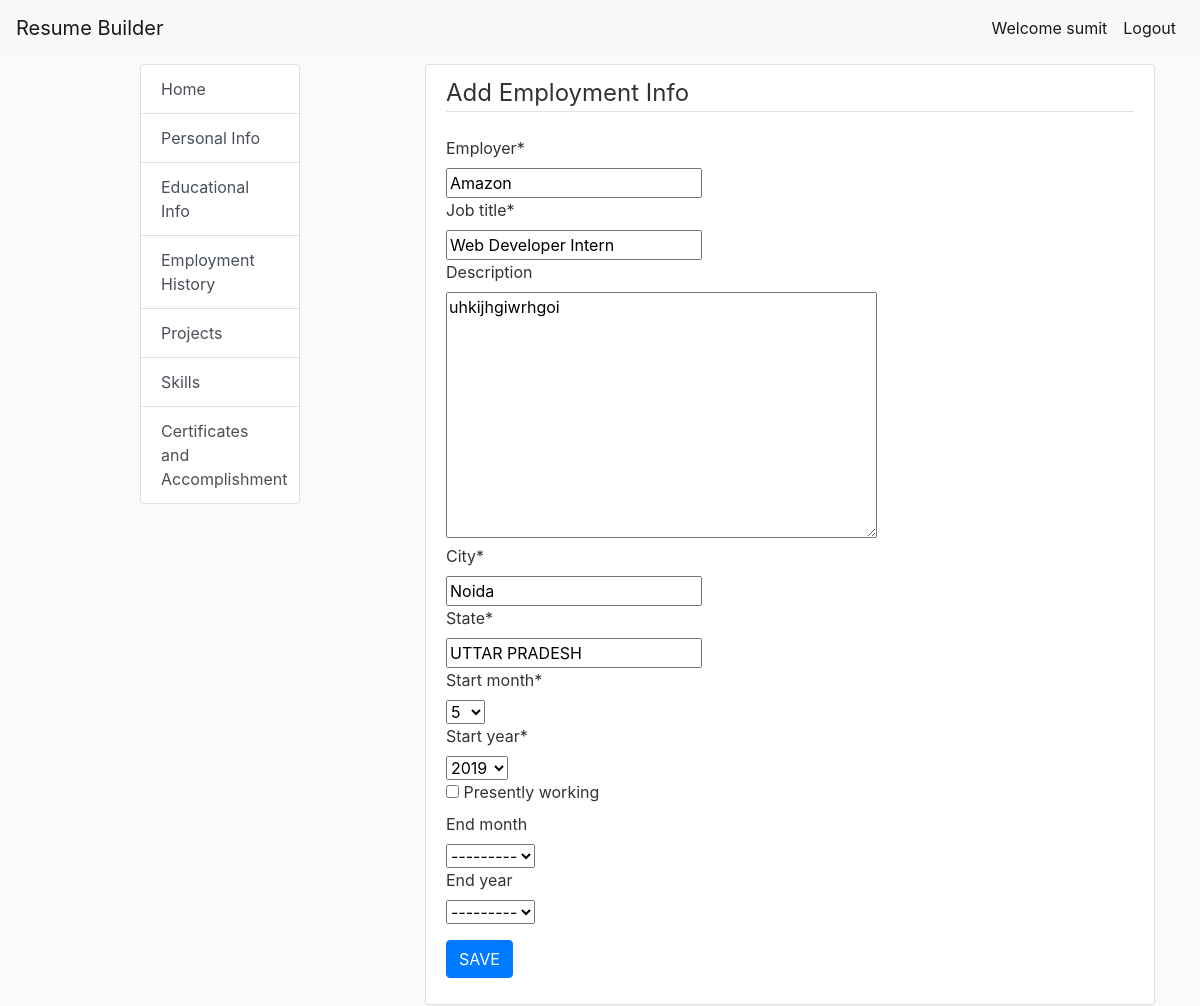
Page /update_employment_info/5 (signed in) on the committed database.
### resume_app/models.py (models this page shows)
class Employment(models.Model):
    user = models.ForeignKey('auth.User', on_delete=models.CASCADE, related_name='employments')
    employer = models.CharField(max_length=150)
    job_title = models.CharField(max_length=150)
    description = models.TextField(blank=True,null=True)
    city = models.CharField(max_length=50)
    state = models.CharField(max_length=50)
    start_month = models.CharField(max_length=6, choices=MONTHS_CHOICES, default='MAY')
    start_year = models.CharField(max_length=6, choices=YEAR_CHOICES, default='2019')
    presently_working = models.BooleanField()
    end_month = models.CharField(max_length=6, choices=MONTHS_CHOICES, blank=True,null=True)
    end_year = models.CharField(max_length=6, choices=YEAR_CHOICES, blank=True,null=True)

### resume_app/views.py (the view)
# urls.py: path('update_employment_info/<int:pk>', views.update_employment_info, name='update_employment_info'),
@login_required
def update_employment_info(request,pk):
    institution = Employment.objects.get(pk=pk)
    if request.method=='POST':
        form=EmploymentForm(request.POST,instance=institution)
        if form.is_valid:
            student=form.save(commit=False)
            student.user=request.user
            student.save()
            return redirect('employment_list')
    else:
        form=EmploymentForm(instance=institution)
    return render(request,'resume_app/employment.html',{'form':form})

### resume_app/forms.py
class EmploymentForm(forms.ModelForm):
    class Meta:
        model=Employment
        fields= ('employer','job_title','description','city','state','start_month','start_year','presently_working',
                 'end_month','end_year',)

### resume_app/templates/resume_app/employment.html (shortened to what this page needs)
{% extends 'resume_app/base.html' %}
{% load crispy_forms_tags %}
{% block content %}
    <div class="content-section">
        <form action="" method="post">
            <fieldset class="form-group">
                <legend class="border-bottom mb-4">Add Employment Info</legend>
                {{ form|crispy }}
            </fieldset>
            <div class="form-group">
                <button class="btn btn-primary" type="submit">SAVE</button>
            </div>
        </form>
    </div>
{% endblock %}

### resume_app/templates/resume_app/base.html (shortened to what this page needs)
{% load crispy_forms_tags %}
{% load static %}
<!doctype html>
<html lang="en">
<head>
    <link rel="stylesheet" href="https://stackpath.bootstrapcdn.com/bootstrap/4.3.1/css/bootstrap.min.css"
>
    <link rel="stylesheet"  type="text/css"  href="{% static 'resume_app/style.css' %}">
</head>
<body>
<nav class="navbar navbar-expand-lg navbar-light bg-light">
    <a class="navbar-brand" href="/">Resume Builder</a>
    <div class="collapse navbar-collapse" id="navbarSupportedContent">
        <ul class="navbar-nav my-2 my-lg-0">
            {% if not user.is_authenticated %}
            <li class="nav-item active">
                <a class="nav-link" href="{% url 'login' %}">Login<span class="sr-only">(current)</span></a>
            </li>
            <li class="nav-item active">
                <a class="nav-link" href="{% url 'register' %}">Signup<span class="sr-only">(current)</span></a>
            </li>
            {% else %}
            <li class="nav-item active">
                <a class="nav-link" href="/">Welcome {{user.username}}<span class="sr-only">(current)</span></a>
            </li>
            <li class="nav-item active">
                <a class="nav-link" href="{% url 'logout' %}">Logout<span class="sr-only">(current)</span></a>
            </li>
            {% endif %}
        </ul>
    </div>
</nav>
<div class="container">
    <div class="row my-2">
        <div class="col-lg-2 mx-auto">
            <div class="list-group">
                {% if user.is_authenticated %}
                <a href="/" class="list-group-item list-group-item-action">Home</a>
                <a href="{% url 'new_personal_info' %}" class="list-group-item list-group-item-action">Personal Info</a>
                <a href="{% url 'educational_list' %}" class="list-group-item list-group-item-action">Educational Info</a>
                <a href="{% url 'employment_list' %}" class="list-group-item list-group-item-action">Employment History</a>
                <a href="{% url 'project_list' %}" class="list-group-item list-group-item-action">Projects</a>
                <a href="{% url 'skill_list' %}" class="list-group-item list-group-item-action">Skills</a>
                <a href="{% url 'certificate_list' %}" class="list-group-item list-group-item-action">Certificates and Accomplishment</a>
                {% endif %}
            </div>
        </div>
        <div class="col-lg-8">
            {% block content %}
            {% endblock %}
        </div>
    </div>
</div>
</body>
</html>

### resume_app/static/resume_app/style.css (style rules this page uses)
body { background: #fafafa; color: #333333; }
ul { margin: 0; }
.content-section { background: #ffffff; padding: 10px 20px; border: 1px solid #dddddd; border-radius: 3px; margin-bottom: 20px; }

### rows in the picture
Employment: employer "Amazon", job_title "Web Developer Intern", description "uhkijhgiwrhgoi", city "Noida", state "UTTAR PRADESH", start_month "5", start_year "2019", end_month "---------", end_year "---------"

### other values in the picture
{{ user.username }} "sumit"
